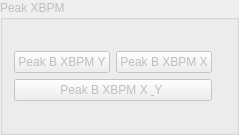
         <widget class="QGroupBox" name="groupBox_25">
          <property name="enabled">
           <bool>false</bool>
          </property>
          <property name="title">
           <string>Peak XBPM</string>
          </property>
          <layout class="QGridLayout" name="gridLayout_100">
           <item row="1" column="0">
            <layout class="QGridLayout" name="gridLayout_85">
             <item row="0" column="0">
              <widget class="QPushButton" name="pb_peakBeamY">
               <property name="sizePolicy">
                <sizepolicy hsizetype="Preferred" vsizetype="Fixed">
                 <horstretch>0</horstretch>
                 <verstretch>0</verstretch>
                </sizepolicy>
               </property>
               <property name="text">
                <string>Peak B XBPM Y</string>
               </property>
              </widget>
             </item>
             <item row="0" column="1">
              <widget class="QPushButton" name="pb_peakBeamX">
               <property name="sizePolicy">
                <sizepolicy hsizetype="Preferred" vsizetype="Fixed">
                 <horstretch>0</horstretch>
                 <verstretch>0</verstretch>
                </sizepolicy>
               </property>
               <property name="text">
                <string>Peak B XBPM X</string>
               </property>
              </widget>
             </item>
             <item row="1" column="0" colspan="2">
              <widget class="QPushButton" name="pb_peakBeamXY">
               <property name="sizePolicy">
                <sizepolicy hsizetype="Preferred" vsizetype="Fixed">
                 <horstretch>0</horstretch>
                 <verstretch>0</verstretch>
                </sizepolicy>
               </property>
               <property name="text">
                <string>    Peak B XBPM X &amp; Y     </string>
               </property>
              </widget>
             </item>
            </layout>
           </item>
           <item row="1" column="1">
            <widget class="QLabel" name="label_80">
             <property name="text">
              <string/>
             </property>
            </widget>
           </item>
           <item row="0" column="0">
            <widget class="QLabel" name="label_54">
             <property name="sizePolicy">
              <sizepolicy hsizetype="Preferred" vsizetype="Fixed">
               <horstretch>0</horstretch>
               <verstretch>0</verstretch>
              </sizepolicy>
             </property>
             <property name="text">
              <string/>
             </property>
            </widget>
           </item>
           <item row="2" column="0">
            <widget class="QLabel" name="label_140">
             <property name="text">
              <string/>
             </property>
            </widget>
           </item>
          </layout>
         </widget>
